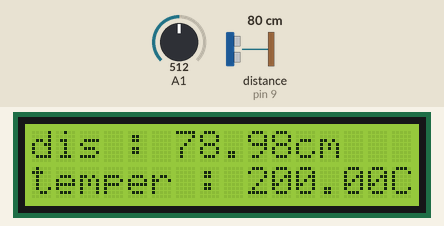
This sketch was run on a simulated Arduino Uno, built with avr-gcc and run on an emulated ATmega328P. On the bench: 16×2 character LCD. Wiring (inferred from the names in the program): ultrasonic range finder: trigger pin 8; echo pin 9. The inputs (shaded band) are chosen by the test bench; at power-on: distance to the obstacle (sensor on pin 9) 80 cm, A1 = 512. The echo pulse lasts 58.3 µs per cm.

Above: at 1.2 s.
1.3 s: distance to the obstacle (sensor on pin 9) set to 2 cm
At 2.6 s:
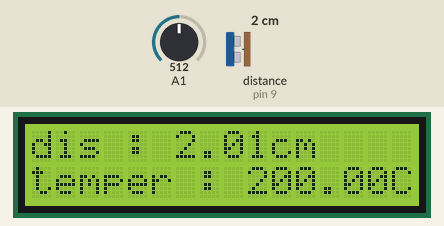
5.4 s: A1 set to 325
At 6.4 s:
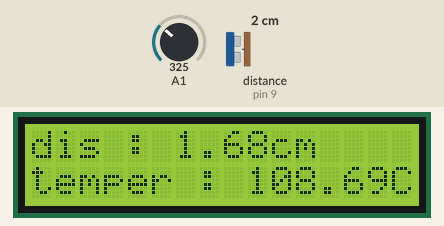
7.6 s: A1 set to 300
At 7.9 s:
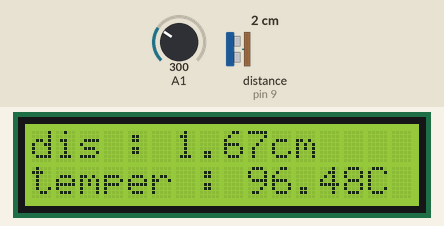
11.6 s: distance to the obstacle (sensor on pin 9) set to 18 cm
At 15.3 s:
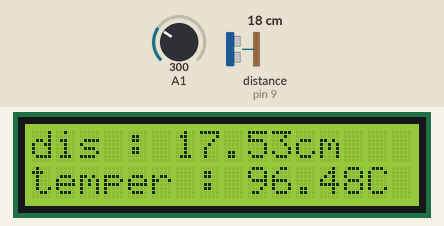
15.6 s: A1 set to 135
At 16.8 s:
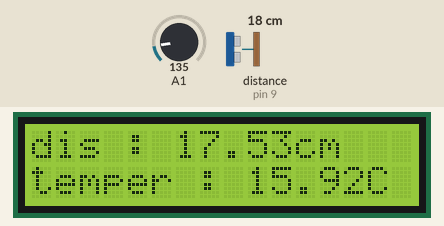
18.6 s: A1 set to 116
At 19.8 s:
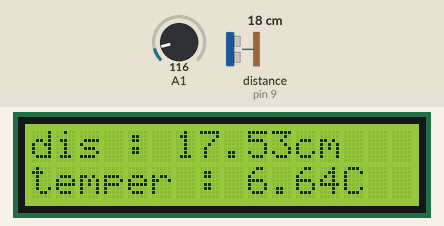
Timing chart, 0 to 21.6 s (numbered marks = the images above; inputs shaded):
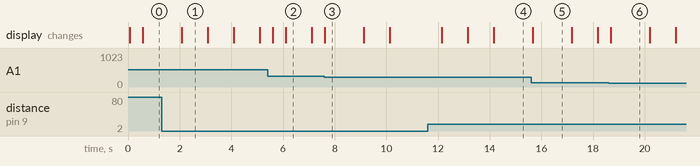

The sketch:

lcd_print_ultraSonic_temperture.ino
```cpp
#include <LiquidCrystal.h>
LiquidCrystal lcd(12, 11, 4, 5, 6, 7);
int Trigpin = 8;  //쏘는거(방아쇠)
int EchoPin = 9;
int piezo = 6;

void setup() {
  lcd.begin(16, 2);
  pinMode(Trigpin, OUTPUT);
  pinMode(EchoPin, INPUT);
  pinMode(A1, INPUT);
  Serial.begin(9600);
}

void loop() {
   float distance, duration;
   digitalWrite(Trigpin, 1);
  delayMicroseconds(10);
  digitalWrite(Trigpin, 0);
  duration = pulseIn(EchoPin, 1); //시간
  //Serial.println ("시간 : " + (String)duration);
  distance = (duration*34000)/1000000/2; //거리
  lcd.setCursor(0,0);
  lcd.println ("dis : " + (String)distance + "cm");
  delay(500);

   int value = analogRead(A1);
   float volt = value * 5.0/ 1024;
   float temper = (volt - 0.5)*100;

  lcd.setCursor(0,1);
  lcd.println ("temper : " + (String)temper + "C");
  delay(500);

//  lcd.setCursor(5,0);
//  lcd.print("Hello");
//  lcd.setCursor(4, 1);
//  lcd.print("Arduino");
//  delay(2000);
//  lcd.clear();
//  lcd.setCursor(3, 0);
//  lcd.print("Thank You");
//
//  delay(2000);
//  lcd.clear();
}
```

Measured:
- the behaviour switches between 308 and 307 on A1 (found by bisection; images 2 and 3)
- the behaviour switches between 123 and 122 on A1 (found by bisection; images 5 and 6)
- after the input at 1.3 s, the display: changes after 0.79 s (image 1)
- after the input at 5.4 s, the display: first changes after 0.21 s (image 2 shows a later state)
- after the input at 7.6 s, the display: changes at once (image 3)
- after the input at 11.6 s, the display: changes after 0.54 s (image 4)
- after the input at 15.6 s, the display: changes after 0.07 s (image 5)
- after the input at 18.6 s, the display: changes after 0.09 s (image 6)
